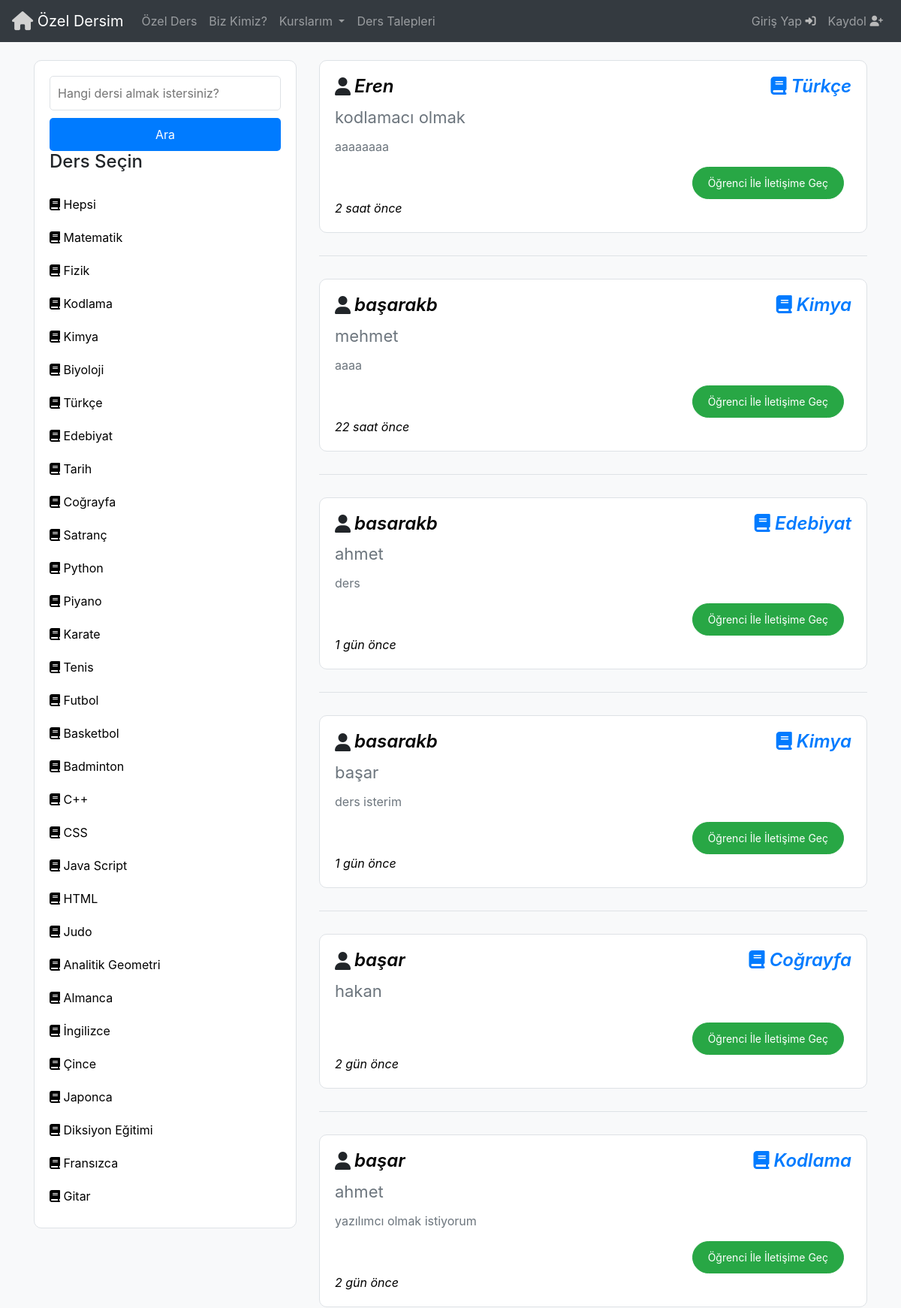
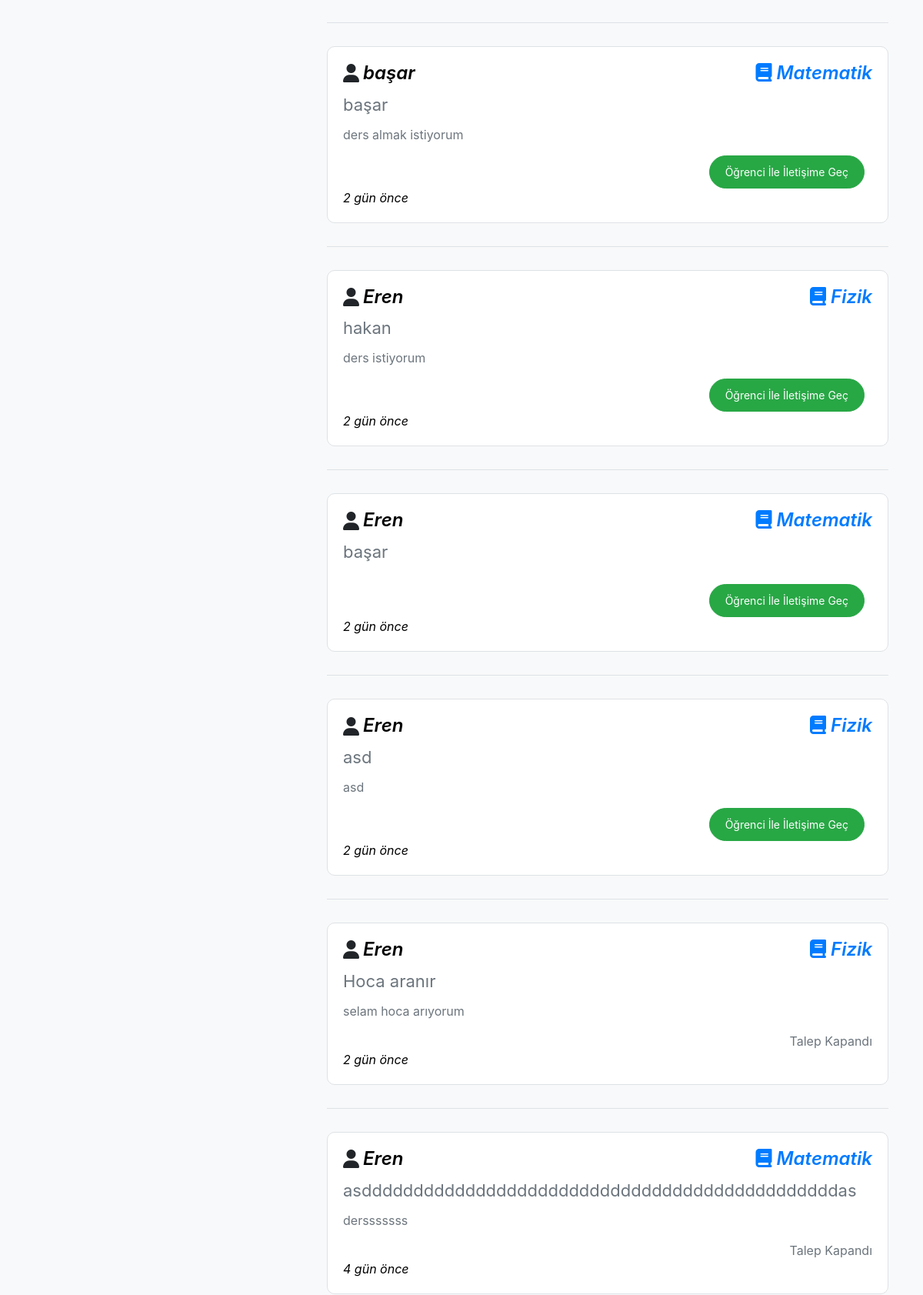
/derstalepleri/ (upper part), run on the app's committed database (2 pictures, top to bottom).
### Base/models.py (models this page shows, shortened)
class Ders(models.Model):
  ders = models.CharField(max_length=50)
  def __str__(self) :
    return self.ders

class DersTalepleri(models.Model):
  seviye = [
    ('İlkokul', 'İlkokul'),
    ('Ortaokul', 'Ortaokul'),
    ('Lise', 'Lise'),
    ('Üniversite', 'Üniversite'),
    ('Yüksek Lisans','Yüksek Lisans'),
  ]
  kullanici = models.ForeignKey(User, on_delete=models.CASCADE)
  isim = models.CharField(max_length=50)
  ders = models.ForeignKey(Ders, on_delete=models.CASCADE)
  talep_notu= models.TextField(max_length=200,null=True,blank=True)
  talep_durumu = models.BooleanField(default=False)
  min_butce = models.IntegerField(validators=[MinValueValidator(0)])
  max_butce = models.IntegerField(validators=[MaxValueValidator(10000)])
  ogrenci_seviyesi = models.CharField(max_length=50,choices=seviye)
  olusturulma_tarihi = models.DateTimeField(auto_now_add=True)
  konum = models.ForeignKey(Sehir, on_delete=models.CASCADE, null=True, blank=True, default=None)
  dil = models.ForeignKey(Dil,on_delete=models.CASCADE,default=None)

### Base/views.py (the view)
# urls.py: path('derstalepleri/', views.derstalepleri,name='DersTalepleri'),
def derstalepleri(request):
   q = request.GET.get('q') if request.GET.get('q') != None else ''
   dersler = Ders.objects.all()
   derstalepleri = DersTalepleri.objects.filter(
      Q(ders__ders__icontains=q) |
      Q(kullanici__username__icontains=q) |
      Q(kullanici__last_name__icontains=q) |
      Q(kullanici__first_name__icontains=q) |
      Q(kullanici__profile__cinsiyet__icontains=q) |
      Q(konum__sehir__icontains=q) |
      Q(isim__icontains=q) |
      Q(max_butce__icontains=q) |
      Q(min_butce__icontains=q) |
      Q(olusturulma_tarihi__icontains=q) |
      Q(dil__dil__icontains=q)
   )
   context = {'derstalepleri': derstalepleri, 'dersler':dersler}
   return render(request, 'DersTalepleri.html',context)

### Templates/DersTalepleri.html (shortened to what this page needs)
{% include 'navbar.html' %}
<!DOCTYPE html>
<html lang="en">
  <head>
    <link
      rel="stylesheet"
      href="https://stackpath.bootstrapcdn.com/bootstrap/4.5.2/css/bootstrap.min.css"
    />
    <link
      rel="stylesheet"
      href="https://cdnjs.cloudflare.com/ajax/libs/font-awesome/6.5.2/css/all.min.css"
    />
  </head>
  <body>
    <div class="container mt-4">
      <div class="row">
        <div class="col-md-4">
          <div class="sidebar">
            <form method="GET" action="{% url 'DersTalepleri' %}">
              <input
                type="text"
                name="q"
                class="search-input"
                placeholder="Hangi dersi almak istersiniz?"
                aria-label="Arama"
                aria-describedby="basic-addon2"
              />
              <button type="submit" class="search-button">Ara</button>
            </form>
            <h3>Ders Seçin</h3>
            <a href="{% url 'DersTalepleri' %}"
              ><i class="fas fa-book"></i> Hepsi</a
            >
            {% for ders in dersler %}
            <a href="{% url 'DersTalepleri' %}?q={{ders.ders}}">
              <i class="fas fa-book"></i> {{ders.ders}}</a
            >
            {% endfor %}
          </div>
        </div>
        <div class="col-md-8">
           {% for derstalebi in derstalepleri reversed %}
          <div class="request-card">
            <div class="d-flex justify-content-between align-items-center">
              <h5 class="d-flex align-items-center">
                <i class="fas fa-user"></i>
                <a href="{% url 'TalepDetay' derstalebi.id %}" class="user-name"> {{ derstalebi.kullanici }}</a>
              </h5>
              <h5>
                <i class="fas fa-book" style="color: #007bff"></i>
                <span class="lesson-name">{{ derstalebi.ders }}</span>
              </h5>
            </div>
           <p style="font-size: 22px;" > {{derstalebi.isim}}</p>
            <p>{{ derstalebi.talep_notu }}</p>
            <div class="request-actions">
              {% if derstalebi.kullanici == request.user %}
              <div class="right-actions">
                <a
                  href="{% url 'TalepDuzenle' derstalebi.id %}"
                  class="btn btn-warning btn-sm btn-custom btn-warning-custom"
                  >Talebi Düzenle</a
                >
                <a
                  href="{% url 'TalepSil' derstalebi.id %}"
                  class="btn btn-danger btn-sm btn-custom btn-danger-custom"
                  >Talebi Sil</a
                >
                <a
                  href="{% url 'TalepKabul' derstalebi.id %}"
                  class="btn btn-success btn-sm btn-custom btn-success-custom"
                  >Talebi Kapat</a
                >
              </div>
              {% else %} {% if derstalebi.talep_durumu == False %}
              <div class="right-actions">
                {% if request.user.is_authenticated %}
                <a
                  href="{% url 'IletisimeGec1' derstalebi.id %}"
                  class="btn btn-success btn-sm btn-custom btn-success-custom"
                  >Öğrenci İle İletişime Geç</a
                >
                {% else %}
                <a
                  href="{% url 'register' %}"
                  class="btn btn-success btn-sm btn-custom btn-success-custom"
                  >Öğrenci İle İletişime Geç</a
                >{% endif %}
              </div>
              {% else %}
              <span class="text-muted">Talep Kapandı</span>
              {% endif %} {% endif %}
            </div>
            <div
              class="timestamp"
              data-time="{{ derstalebi.olusturulma_tarihi }}"
              id="timestamp{{ forloop.counter }}"
            >
            </div>
          </div>
          <div class="divider"></div>
          {% endfor %}
        </div>
      </div>
    </div>
  </body>
</html>

### Templates/DersTalepleri.html (style rules this page uses)
body { background-color: #f8f9fa; }
.request-card { margin-bottom: 20px; border: 1px solid #dee2e6; border-radius: 10px; padding: 20px; background-color: #ffffff; transition: box-shadow 0.3s; width: 100%; max-width: 100%; }
.request-card h5 { margin: 0; font-size: 1.5rem; font-weight: 600; word-wrap: break-word; word-break: break-all; }
.request-card h5 a, .request-card p { overflow: hidden; text-overflow: ellipsis; white-space: nowrap; display: block; }
.request-card p { margin: 10px 0; color: #6c757d; }
.request-actions { margin-top: 15px; display: flex; justify-content: flex-end; }
.request-actions .right-actions { display: flex; }
.request-actions a { margin-right: 10px; }
.divider { margin: 30px 0; border-bottom: 1px solid #dee2e6; }
.btn-custom { border-radius: 50px; padding: 10px 20px; }
.btn-success-custom { background-color: #28a745; border-color: #28a745; }
.user-name { color: black; font-style: italic; margin-left: 5px; }
.lesson-name { color: #007bff; font-style: italic; }
.timestamp { color: #000; font-style: italic; }
.search-input { width: 100%; padding: 10px; margin-bottom: 10px; border: 1px solid #dee2e6; border-radius: 5px; }
.search-button { display: block; width: 100%; padding: 10px; background-color: #007bff; color: #fff; border: none; border-radius: 5px; cursor: pointer; }
.sidebar { padding: 20px; border: 1px solid #dee2e6; border-radius: 10px; background-color: #ffffff; margin-bottom: 20px; }
.sidebar h3 { font-size: 1.5rem; margin-bottom: 20px; }
.sidebar a { display: block; padding: 10px 0; color: #000000; text-decoration: none; }

### data on the page
Ders: ders "Matematik"
Ders: ders "Fizik"
Ders: ders "Kodlama"
Ders: ders "Kimya"
Ders: ders "Biyoloji"
Ders: ders "Türkçe"
Ders: ders "Edebiyat"
Ders: ders "Tarih"
Ders: ders "Coğrayfa"
Ders: ders "Satranç"
Ders: ders "Python"
Ders: ders "Piyano"
Ders: ders "Karate"
Ders: ders "Tenis"
Ders: ders "Futbol"
Ders: ders "Basketbol"
Ders: ders "Badminton"
Ders: ders "C++"
Ders: ders "CSS"
Ders: ders "Java Script"
Ders: ders "HTML"
Ders: ders "Judo"
Ders: ders "Analitik Geometri"
Ders: ders "Almanca"
Ders: ders "İngilizce"
Ders: ders "Çince"
Ders: ders "Japonca"
Ders: ders "Diksiyon Eğitimi"
Ders: ders "Fransızca"
Ders: ders "Gitar"
DersTalepleri: kullanici "Eren", ders "Türkçe", isim "kodlamacı olmak", talep_notu "aaaaaaaa", talep_durumu "Öğrenci İle İletişime Geç"
DersTalepleri: kullanici "başarakb", ders "Kimya", isim "mehmet", talep_notu "aaaa", talep_durumu "Öğrenci İle İletişime Geç"
DersTalepleri: kullanici "basarakb", ders "Edebiyat", isim "ahmet", talep_notu "ders", talep_durumu "Öğrenci İle İletişime Geç"
DersTalepleri: kullanici "basarakb", ders "Kimya", isim "başar", talep_notu "ders isterim", talep_durumu "Öğrenci İle İletişime Geç"
DersTalepleri: kullanici "başar", ders "Coğrayfa", isim "hakan", talep_durumu "Öğrenci İle İletişime Geç"
DersTalepleri: kullanici "başar", ders "Kodlama", isim "ahmet", talep_notu "yazılımcı olmak istiyorum", talep_durumu "Öğrenci İle İletişime Geç"
DersTalepleri: kullanici "başar", ders "Matematik", isim "başar", talep_notu "ders almak istiyorum", talep_durumu "Öğrenci İle İletişime Geç"
DersTalepleri: kullanici "Eren", ders "Fizik", isim "hakan", talep_notu "ders istiyorum", talep_durumu "Öğrenci İle İletişime Geç"
DersTalepleri: kullanici "Eren", ders "Matematik", isim "başar", talep_durumu "Öğrenci İle İletişime Geç"
DersTalepleri: kullanici "Eren", ders "Fizik", isim "asd", talep_notu "asd", talep_durumu "Öğrenci İle İletişime Geç"
DersTalepleri: kullanici "Eren", ders "Fizik", isim "Hoca aranır", talep_notu "selam hoca arıyorum", talep_durumu "Talep Kapandı"
DersTalepleri: kullanici "Eren", ders "Matematik", isim "asddddddddddddddddddddddddddddddddddddddddddddddas", talep_notu "dersssssss", talep_durumu "Talep Kapandı"
